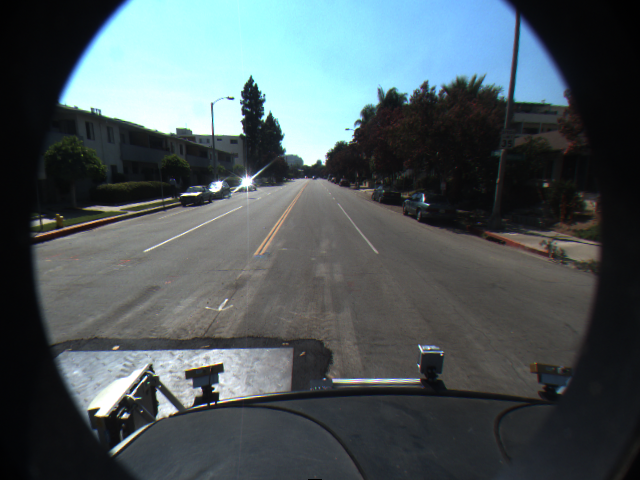
#> input picture images/lane_detection/f00000.png, 640 x 480 px
$ jupyter execute --allow-errors 05_BlockMatching_HarrisCorners_final.ipynb   (shell and % lines are left out)
#> lines starting #> are read from the running program, lines starting #| are printed output that depends on the picture
# Assignment 5: Block Matching and Harris Corner Detection
## Ex. 5.1 Dense Optical Flow by Block Matching
* implement the block matching method as shown in the lecture
* take two frames from the datasets "lane_detection" or "copter_flight" with variable distances in time (1, 2, x) and compute the vector flow field
* display a subset of flow vectors on the gray-value version of the first image, by drawing a respective line. adjust the grid density such that not too many vectors overlap (**RESULT**)

[cell 1]
import matplotlib.pyplot as plt
from skimage import io, data, feature, color
import numpy as np

# Chose other images if you like
lane1 = io.imread('images/lane_detection/f00000.png')
#> lane1 is the input picture: shape (480, 640, 3); mean R, G, B 76.8, 88.1, 91.5
lane2 = io.imread('images/lane_detection/f00001.png')
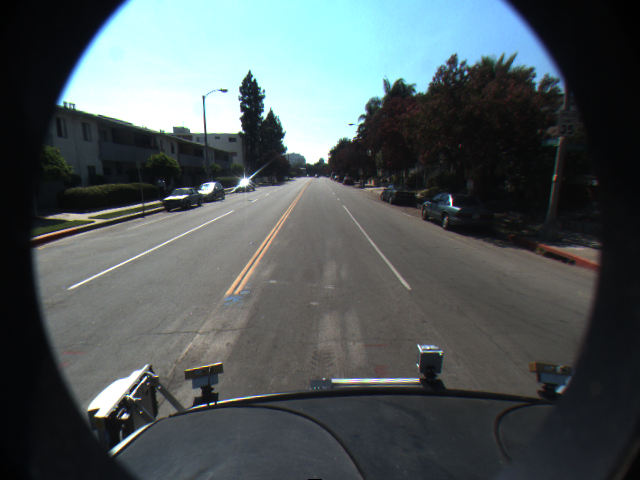
#> input picture images/lane_detection/f00001.png, 640 x 480 px
#> lane2 is the input picture: shape (480, 640, 3); mean R, G, B 79.4, 88.4, 90

# Footage from our Neurocopter project:
# http://berlinbiorobotics.blog/projects/neurocopter/
#> (the rest of this cell did not finish here and is left out)

[cell 2]
from skimage import io, data, feature, color
import numpy as np


def get_window_coords(x, y, window_size, shape=None, clip=None, as_tuple=False):
    """
    :param window_size: (height, width) values should be odd

    Returned values are exclusive so ready for slicing.
    """

    delta_y, delta_x = window_size // 2
    if clip:
        clip_y, clip_x = clip
    else:
        assert shape, "'shape' argument required, when 'clip' is not given"
        height, width = shape
        clip_y = (0, height)
        clip_x = (0, width)
    y_min, y_max = np.clip(np.array([y - delta_y, y + delta_y + 1]), *clip_y)
    x_min, x_max = np.clip(np.array([x - delta_x, x + delta_x + 1]), *clip_x)
    if as_tuple:
        # No 'step' value here...
        return ((y_min, y_max), (x_min, x_max))
    return np.s_[y_min:y_max, x_min:x_max]


def get_window(image, x, y, window_size, shape):
    return image[get_window_coords(x, y, window_size, shape)]


def calc_ssd(image, x, y, dx, dy, block, shape):
    ty, tx = y + dy, x + dx
    shifted_block = get_window(image, tx, ty, BLOCK_SIZE, shape)
    return np.sum(np.square(block - shifted_block))


def calc_flow(image, x, y, block, shape):
    flow_vector = None
    min_ssd = None
    ref = np.array([x, y])

    height, width = shape
    pad_y, pad_x = block_size // 2
    clip = ((pad_y, height - pad_y), (pad_x, width - pad_x))
    (y_min, y_max), (x_min, x_max) = get_window_coords(
        x, y,
        SEARCH_WINDOW_SIZE,
        clip=clip,
        as_tuple=True,
    )
    for yi in range(y_min, y_max):
        for xi in range(x_min, x_max):
            dx, dy = np.array([xi, yi]) - ref
            ssd = calc_ssd(image, x, y, dx, dy, block, shape)
            if min_ssd is None or ssd < min_ssd:
                min_ssd = ssd
                flow_vector = np.array([dx, dy])
    return flow_vector


store = {}
BLOCK_SIZE = np.array([11, 11])
SEARCH_WINDOW_SIZE = np.array([71, 71])
sequence = [color.rgb2gray(image) for image in [lane1, lane2]]
#> sequence = 2 items
shape = sequence[0].shape
#> shape = (480, 640)
print(shape)
#| (480, 640)
#> (the rest of this cell did not finish here and is left out)

[cell 3]
from skimage.draw import line, rectangle_perimeter as rect


N = len(store)
#> N = 0
fig = plt.figure(figsize=(18, 10*N), dpi=72)
fig.tight_layout()
grid = fig.add_gridspec(N + 2, 2)

res_img = np.copy(lane2)
for i, ((x, y), (dx, dy)) in enumerate(store.items()):
    rr, cc = line(y, x, y + dy, x + dx)
    res_img[rr, cc] = np.array([255, 0, 0])
    (y_min, y_max), (x_min, x_max) = get_window_coords(x + dx, y + dy, BLOCK_SIZE, shape, as_tuple=True)
    rr, cc = rect((y_min, x_min), (y_max, x_max), shape=shape)
    res_img[rr, cc] = np.array([0, 255, 0])

    ax1 = fig.add_subplot(grid[i, 0])
    ax2 = fig.add_subplot(grid[i, 1])

    ax1.imshow(get_window(lane1, x, y, block_size, shape))
    ax1.set_title(f'lane1 ({x},{y})')
    ax2.imshow(get_window(lane2, x + dx, y + dy, block_size, shape))
    ax2.set_title(f'lane2 ({x + dx},{y + dy}), (Δx,Δy)=({dx},{dy})')
#> this loop made 0 passes


fig = plt.figure(figsize=(18, 20), dpi=72)
ax1 = plt.subplot(2, 1, 1)
ax2 = plt.subplot(2, 1, 2)
ax1.set_title(f'lane1')
ax1.imshow(lane1)
ax2.set_title(f'lane2')
ax2.imshow(res_img)

plt.show()
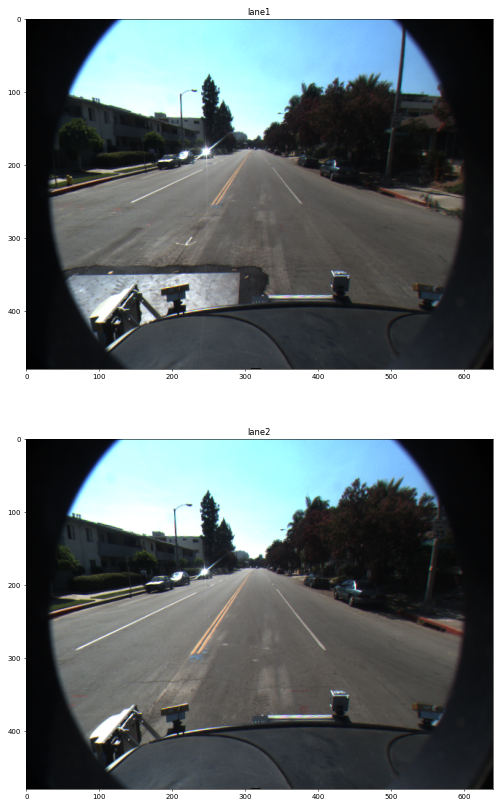
#> figure drawn by matplotlib, 2 panels
None

[cell 4]
from skimage.draw import line


store_big = {}
STEP_SIZE = BLOCK_SIZE[0] * 2
#> (the rest of this cell did not finish here and is left out)

## Ex. 5.2 Harris Corner Detection
* implement the Harris Corner Detector as discussed in the lecture
* compute corners in the first image and track them with Lucas-Kanade (use e.g. the function "calcOpticalFlowPyrLK" in OpenCV)
* mark the positions of your Harris corners and draw the flow vectors found by Lucas-Kanade on the gray-value versions of the first image (**RESULT**)

[cell 5]
from skimage import color, filters

#> (the rest of this cell did not finish here and is left out)

#> (a cell that did not finish here is left out)

#> (a cell that did not finish here is left out)

[cell 8]
import cv2 as cv


copter1_gray = cv.imread('images/copter_flight/frame050.jpg', cv.IMREAD_GRAYSCALE)
copter2_gray = cv.imread('images/copter_flight/frame052.jpg', cv.IMREAD_GRAYSCALE)
print(type(copter2_gray))
#| <class 'NoneType'>

lk_params = dict( winSize  = (15, 15),
                  maxLevel = 2,
                  criteria = (cv.TERM_CRITERIA_EPS | cv.TERM_CRITERIA_COUNT, 10, 0.03))
#> (the rest of this cell did not finish here and is left out)
